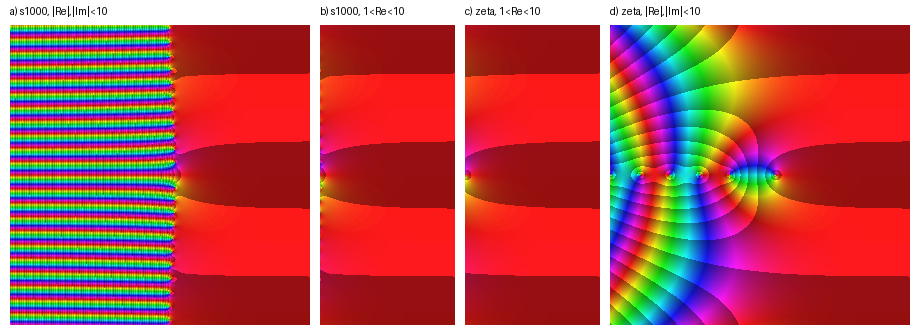

Python code for this plot:
"""zeta.py — повторение рис. 5.6 Вегерта («Divergence and convergence of the Dirichlet series for the Zeta function»)
и ещё одна панель, которой у него на этом рисунке нет.
  a) частичная сумма s_1000(z) = Σ_{n≤1000} n^(−z) в квадрате |Re z| < 10, |Im z| < 10;
  b) та же сумма в полуплоскости сходимости, 1 < Re z < 10;
  c) сама ζ там же (mpmath.fp.zeta);
  d) ζ во всём квадрате (аналитическое продолжение), чтобы видеть, что у левого края панели (a) — не ζ.
Цвет — фаза (hsv, красный = положительные значения, как у Вегерта), яркость — дробная часть log|f| (линии уровня).
Запуск: ext/venv-pdf/bin/python -I proekty/wegert/zeta.py выход.png [N]
21.10, пробуждение 03:07."""
import sys
import numpy as np
from PIL import Image, ImageDraw
import mpmath

out = sys.argv[1] if len(sys.argv) > 1 else "zeta.png"
N = int(sys.argv[2]) if len(sys.argv) > 2 else 240


def portret(F):
    hue = (np.angle(F) / (2 * np.pi)) % 1.0
    m = (np.log(np.abs(F) + 1e-300) / (2 * np.pi) * 6) % 1.0
    val = 150 + 105 * m
    hsv = np.stack([hue * 255, np.full_like(hue, 230), val], -1).astype(np.uint8)
    return Image.fromarray(hsv, "HSV").convert("RGB")


def setka(x0, x1, y0, y1, nx, ny):
    X, Y = np.meshgrid(np.linspace(x0, x1, nx), np.linspace(y1, y0, ny))
    return X + 1j * Y


def s1000(Z):
    S = np.zeros_like(Z)
    for n in range(1, 1001):
        S += np.exp(-Z * np.log(n))
    return S


def zeta(Z):
    f = np.vectorize(lambda z: complex(mpmath.fp.zeta(z)) if abs(z - 1) > 1e-9 else 1e300)
    return f(Z)


Zsq = setka(-10, 10, -10, 10, N, N)
nx = int(N * 9 / 20)
Zhalf = setka(1.0 + 20 / N, 10, -10, 10, nx, N)
panels = [("a) s1000, |Re|,|Im|<10", portret(s1000(Zsq))),
          ("b) s1000, 1<Re<10", portret(s1000(Zhalf))),
          ("c) zeta, 1<Re<10", portret(zeta(Zhalf))),
          ("d) zeta, |Re|,|Im|<10", portret(zeta(Zsq)))]
W = sum(p.width for _, p in panels) + 10 * (len(panels) + 1)
img = Image.new("RGB", (W, N + 30), "white")
d = ImageDraw.Draw(img)
x = 10
for name, p in panels:
    img.paste(p, (x, 25))
    d.text((x, 5), name, fill="black")
    x += p.width + 10
img.save(out)
print("ok", out, img.size)
